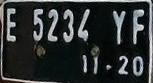
#> input picture UTS/Dataset/22-E-5234-YF-11-20_jpeg.rf.4e1ab567405d90ef53329797f1f6dab5.jpg, 153 x 83 px; its folder holds only this picture in this run
$ jupyter execute --allow-errors UTS_ML.ipynb
#> lines starting #> are read from the running program, lines starting #| are printed output that depends on the picture
# UTS - Pembelajaran Mesin

Nama : Andi Dwi P. <br>
NIM : 2141720046 <br>
Absen : 06 <br>
Kelas : TI-3F <br>

### Import Libraries

[cell 1]
# For Data Manipulation
import numpy as np
import os
import random

# For Visualization
import cv2
import matplotlib.pyplot as plt

# For Preprocessing
from sklearn.decomposition import PCA

# For Modelling
from sklearn.cluster import KMeans, MiniBatchKMeans

### Display the Images

[cell 2]
def show_images(images, titles, figsize=(15, 7)):
    plt.figure(figsize=figsize)
    for i in range(len(images)):
        plt.subplot(1, len(images), i+1)
        plt.imshow(images[i])
        plt.title(titles[i])
        plt.axis('off')
    plt.show()

### KMeans Modelling

[cell 3]
def kmeans_segmentation(image, k):
    # Jika citra berwarna
    if len(image.shape) == 3:
        pixels = image.reshape((-1, 3))
    # Jika citra grayscale
    elif len(image.shape) == 2:
        pixels = image.reshape((-1, 1))
    else:
        raise ValueError("Bentuk citra tidak didukung")

    kmeans = KMeans(n_clusters=k, n_init=100)
    kmeans.fit(pixels)

    # Gunakan dimensi citra asli
    segmented_image = kmeans.labels_.reshape(image.shape[:2])
    return segmented_image

### Read Image

[cell 4]
# Direktori dataset
dataset_dir = './Dataset/'

selected_images = [os.path.join(dataset_dir, file) for file in os.listdir(dataset_dir)]

### Print the Image

[cell 5]
# Muat dan tampilkan citra-citra yang dipilih sebelum segmentasi
original_images = [cv2.imread(img) for img in selected_images]
#> original_images = 1 item

# Menampilkan citra asli dengan judul "Original" (dalam format RGB)
fig, axes = plt.subplots(1, len(original_images), figsize=(15, 5))
#> (the rest of this cell did not finish here and is left out)

[cell 6]
# Pra-pemrosesan: Merubah color space menjadi grayscale
grayscale_images = [cv2.cvtColor(img, cv2.COLOR_BGR2GRAY) for img in original_images]
#> grayscale_images = 1 item

# Pra-pemrosesan: Reduksi dimensi menggunakan PCA
pca = PCA(n_components=3)
reduced_images = [pca.fit_transform(img.reshape((-1, 3))).reshape(img.shape) for img in original_images]
#> reduced_images = 1 item

[cell 7]
show_images(grayscale_images, titles=['Grayscale']*len(grayscale_images))
#> the loop in show_images, `for i in range(len(images)):` made 1 pass
#> in show_images, `plt.show()`:
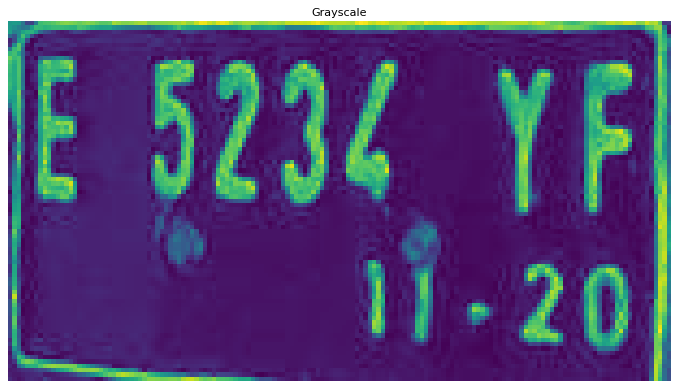
#> figure drawn by matplotlib, 1 panel
show_images(reduced_images, titles=['PCA']*len(reduced_images))
#> call 2 of show_images, with figsize = (15, 7)
#> the loop in show_images (call 2), `for i in range(len(images)):` made 1 pass
#> in show_images (call 2), `plt.show()`:
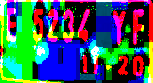
#> shown: shape (83, 153, 3) float64; mean R, G, B 0.244, 0.36, 0.365

[cell 8]
segmented_images_gray = [kmeans_segmentation(img, 2) for img in grayscale_images]
#> in kmeans_segmentation, `pixels = image.reshape((-1, 1))`: pixels = 12699 values, max 250 at index 81, min 0 at index 1594, mean 48.12
#> segmented_images_gray = 1 item

[cell 9]
segmented_images_pca = [kmeans_segmentation(img, 2) for img in reduced_images]
#> segmented_images_pca = 1 item

[cell 10]
show_images(segmented_images_gray,['Grayscale']*len(segmented_images_gray))
#> call 3 of show_images, with figsize = (15, 7)
#> the loop in show_images (call 3), `for i in range(len(images)):` made 1 pass
#> in show_images (call 3), `plt.show()`:
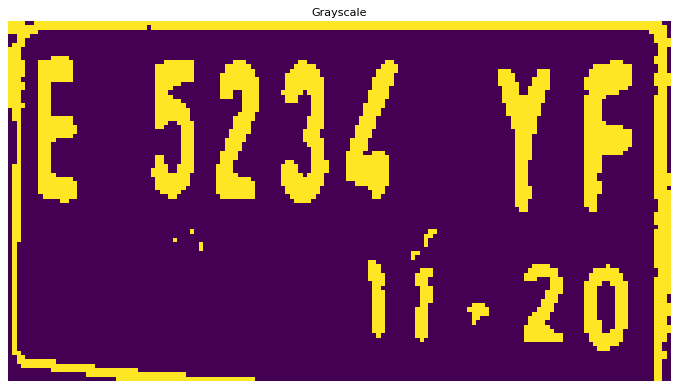
#> figure drawn by matplotlib, 1 panel

[cell 11]
show_images(segmented_images_pca,['PCA']*len(segmented_images_pca))

$ run again, on UTS/Dataset/31-E-5235-RO-11-16_jpg.rf.aea815002fc74e2e9429d4c113a2279b.jpg
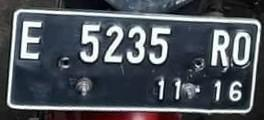
#> input picture UTS/Dataset/31-E-5235-RO-11-16_jpg.rf.aea815002fc74e2e9429d4c113a2279b.jpg, 264 x 120 px
#> original_images = 1 item
#> the loop in show_images, `for i in range(len(images)):` made 1 pass
#> the loop in show_images (call 2), `for i in range(len(images)):` made 1 pass
#> in show_images (call 2), `plt.show()`:
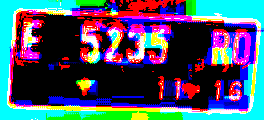
#> shown: shape (120, 264, 3) float64; mean R, G, B 0.283, 0.334, 0.422
#> the loop in show_images (call 4), `for i in range(len(images)):` made 1 pass
#> in show_images (call 4), `plt.show()`:
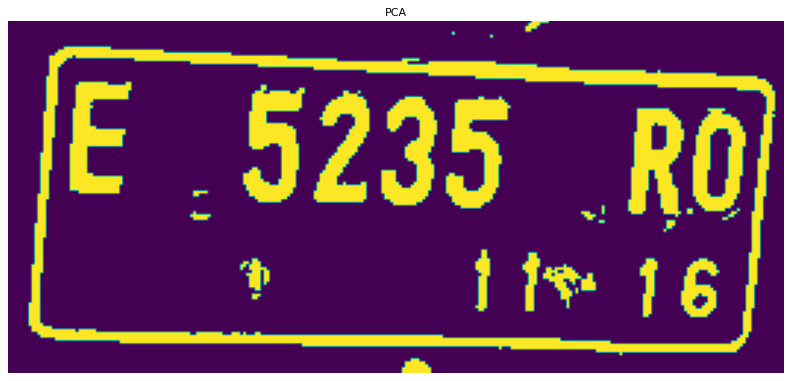
#> figure drawn by matplotlib, 1 panel
